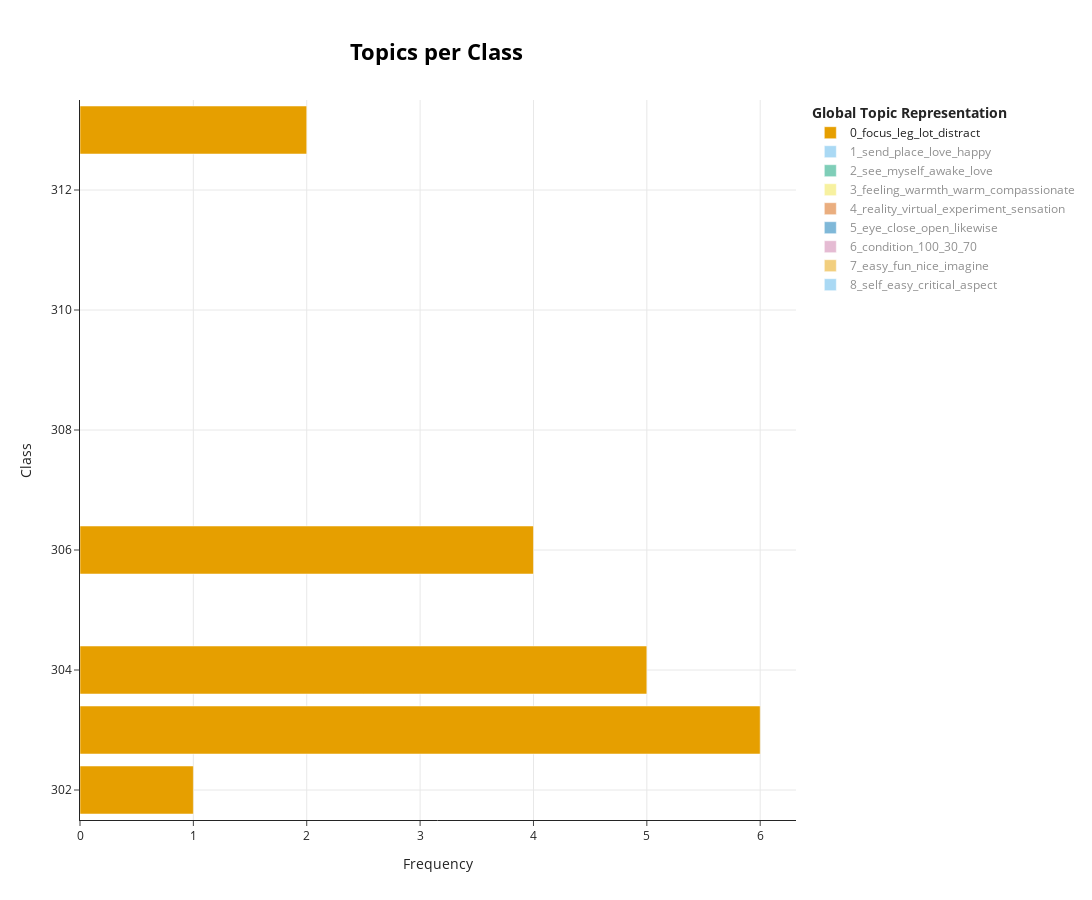

Notebook cell for this chart:
### Code cell
topics_per_class = topic_model.topics_per_class(docs, classes=df.Id)
topic_model.visualize_topics_per_class(topics_per_class)

### Figure 1 — Plotly figure (JSON) as saved in the notebook; plotly's stock layout.template omitted (floating-point values rounded to 4 significant figures)
{"data": [{"hoverinfo": "text", "hovertext": ["<b>Topic 0</b><br>Words: color, trouser, wear, shirt, different", "<b>Topic 0</b><br>Words: lot, head, focus, distract, guess", "<b>Topic 0</b><br>Words: focus, leg, try, distract, specific", "<b>Topic 0</b><br>Words: leg, focus, start, need, focused", "<b>Topic 0</b><br>Words: help, raise, hand, short, video"], "marker": {"color": "#E69F00"}, "name": "0_focus_leg_lot_distract", "orientation": "h", "type": "bar", "visible": true, "x": [1, 6, 5, 4, 2], "y": [302, 303, 304, 306, 313]}, {"hoverinfo": "text", "hovertext": ["<b>Topic 1</b><br>Words: happy, long, lady, place, room", "<b>Topic 1</b><br>Words: sit, person, send, place, love", "<b>Topic 1</b><br>Words: leg, send, place, love, happy", "<b>Topic 1</b><br>Words: place, love, difficult, look, self", "<b>Topic 1</b><br>Words: send, love, place, true, image"], "marker": {"color": "#56B4E9"}, "name": "1_send_place_love_happy", "orientation": "h", "type": "bar", "visible": "legendonly", "x": [6, 1, 1, 1, 2], "y": [302, 303, 304, 307, 313]}, {"hoverinfo": "text", "hovertext": ["<b>Topic 2</b><br>Words: say, see, myself, awake, love", "<b>Topic 2</b><br>Words: see, cloud, appear, fast, move", "<b>Topic 2</b><br>Words: pattern, recognition, association, obviously, identify", "<b>Topic 2</b><br>Words: awake, see, myself, despite, send", "<b>Topic 2</b><br>Words: love, see, self, questionnaire, earth", "<b>Topic 2</b><br>Words: notice, see, myself, awake, love"], "marker": {"color": "#009E73"}, "name": "2_see_myself_awake_love", "orientation": "h", "type": "bar", "visible": "legendonly", "x": [1, 4, 1, 2, 2, 1], "y": [301, 302, 303, 306, 307, 313]}, {"hoverinfo": "text", "hovertext": ["<b>Topic 3</b><br>Words: difference, feeling, relate, love, body", "<b>Topic 3</b><br>Words: feeling, elicit, thought, gratitude, consider", "<b>Topic 3</b><br>Words: compassionate, connect, overall, try, warmth", "<b>Topic 3</b><br>Words: warmth, relax, voice, manage, feeling", "<b>Topic 3</b><br>Words: near, body, warmth, touch, yourself", "<b>Topic 3</b><br>Words: explain, basically, emotion, aura, emanate"], "marker": {"color": "#F0E442"}, "name": "3_feeling_warmth_warm_compassionate", "orientation": "h", "type": "bar", "visible": "legendonly", "x": [2, 2, 1, 2, 1, 1], "y": [301, 303, 304, 305, 306, 313]}, {"hoverinfo": "text", "hovertext": ["<b>Topic 4</b><br>Words: relate, room, people, reality, virtual", "<b>Topic 4</b><br>Words: use, idea, experiment, virtual, reality", "<b>Topic 4</b><br>Words: sound, water, ear, reality, virtual", "<b>Topic 4</b><br>Words: condition, real, state, flow, disconcert", "<b>Topic 4</b><br>Words: sensation, strange, able, instruction, try", "<b>Topic 4</b><br>Words: anxious, tense, touch, enjoy, repeat", "<b>Topic 4</b><br>Words: experiment, answer, sit, weird, virtual"], "marker": {"color": "#D55E00"}, "name": "4_reality_virtual_experiment_sensation", "orientation": "h", "type": "bar", "visible": "legendonly", "x": [1, 1, 2, 1, 1, 1, 2], "y": [301, 302, 303, 304, 306, 307, 313]}, {"hoverinfo": "text", "hovertext": ["<b>Topic 5</b><br>Words: close, eye, open, likewise, normally", "<b>Topic 5</b><br>Words: eye, open, close, 30, easy"], "marker": {"color": "#0072B2"}, "name": "5_eye_close_open_likewise", "orientation": "h", "type": "bar", "visible": "legendonly", "x": [4, 2], "y": [302, 304]}, {"hoverinfo": "text", "hovertext": ["<b>Topic 6</b><br>Words: condition, 30, 70, teacher, 78", "<b>Topic 6</b><br>Words: 100, percentage, 75, 80, term"], "marker": {"color": "#CC79A7"}, "name": "6_condition_100_30_70", "orientation": "h", "type": "bar", "visible": "legendonly", "x": [2, 3], "y": [304, 313]}, {"hoverinfo": "text", "hovertext": ["<b>Topic 7</b><br>Words: fun, nice, easy, imagine, difficult", "<b>Topic 7</b><br>Words: easy, imagine, fun, nice, difficult", "<b>Topic 7</b><br>Words: difficult, easy, fun, nice, imagine"], "marker": {"color": "#E69F00"}, "name": "7_easy_fun_nice_imagine", "orientation": "h", "type": "bar", "visible": "legendonly", "x": [2, 1, 1], "y": [302, 307, 313]}, {"hoverinfo": "text", "hovertext": ["<b>Topic 8</b><br>Words: self, inner, physical, easy, myself", "<b>Topic 8</b><br>Words: self, somebody, suck, unlucky, unfortunate"], "marker": {"color": "#56B4E9"}, "name": "8_self_easy_critical_aspect", "orientation": "h", "type": "bar", "visible": "legendonly", "x": [1, 2], "y": [301, 303]}], "layout": {"height": 900, "hoverlabel": {"bgcolor": "white", "font": {"family": "Rockwell", "size": 16}}, "legend": {"title": {"text": "<b>Global Topic Representation"}}, "title": {"font": {"color": "Black", "size": 22}, "text": "<b>Topics per Class</b>", "x": 0.4, "xanchor": "center", "y": 0.95, "yanchor": "top"}, "width": 1250, "xaxis": {"showgrid": true, "title": {"text": "Frequency"}}, "yaxis": {"showgrid": true, "title": {"text": "Class"}}}}
